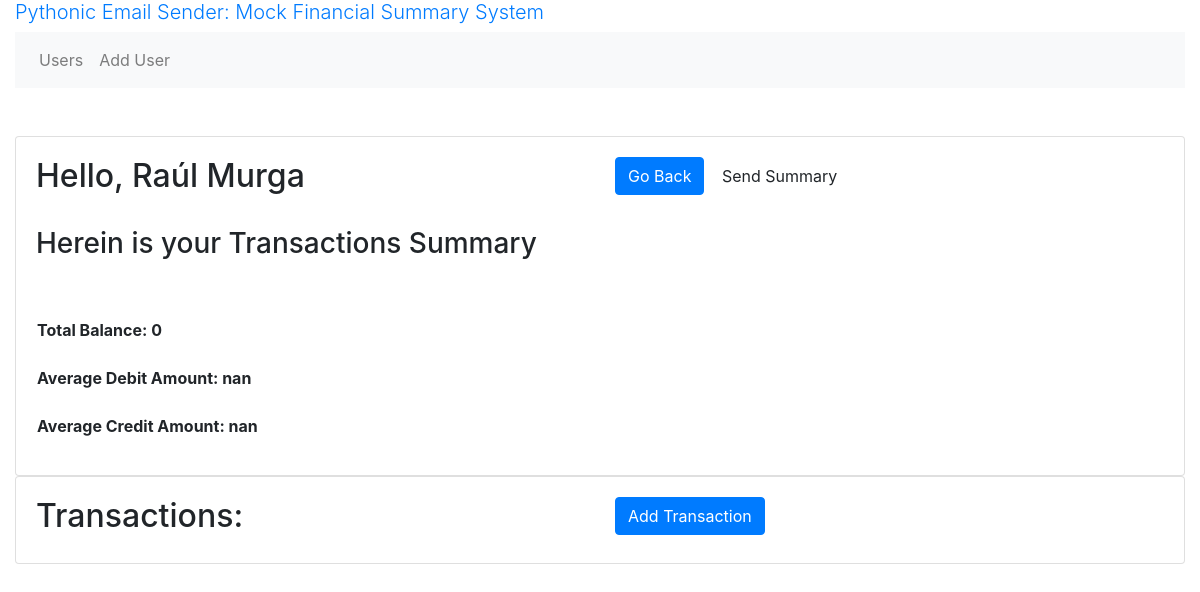
Before: /transactions_user/1 with the older database file.
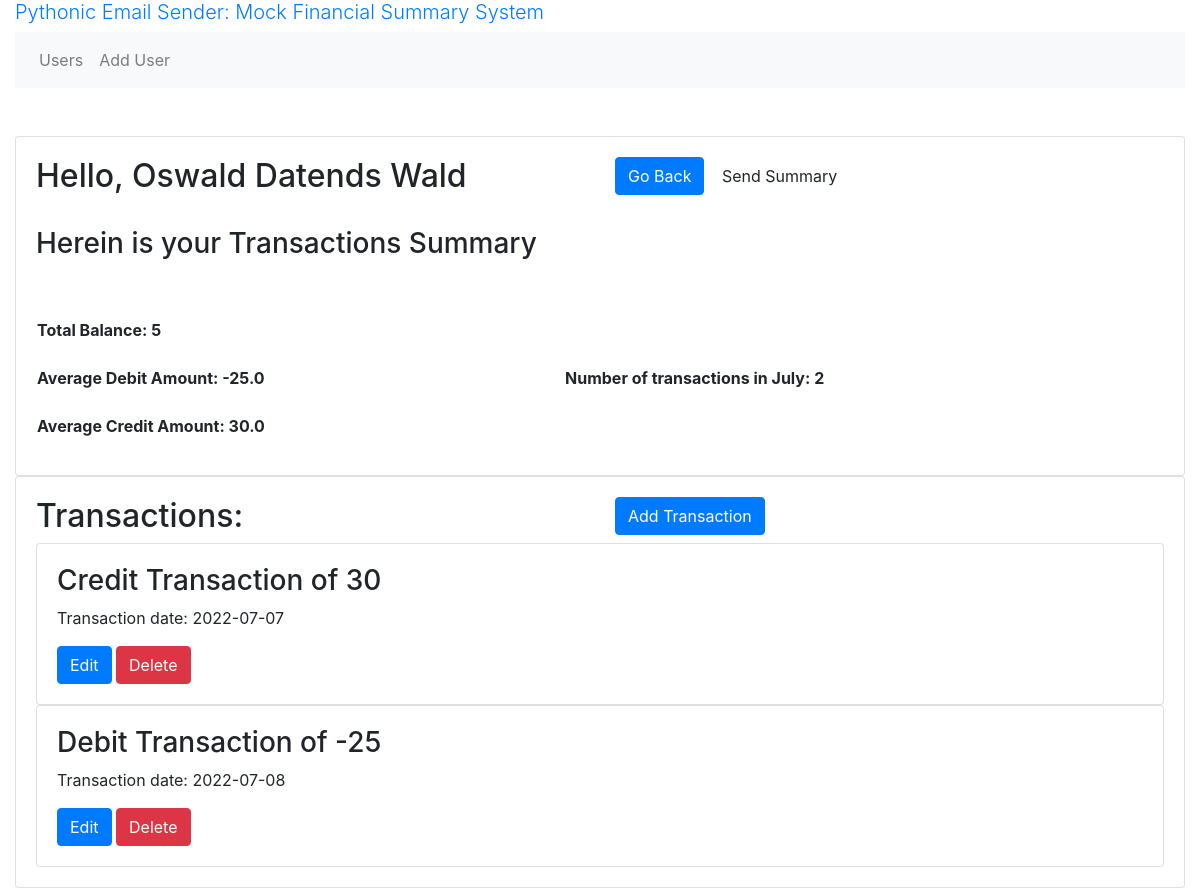
After: the same page with the newer database file.
### models.py (models this page shows, shortened)
class User(db.Model):
    __tablename__ = 'user'
    id = db.Column(db.Integer, primary_key=True)
    created_at = db.Column(db.Date, nullable = False, default=datetime.utcnow())
    name = db.Column(db.String(255), nullable = False)
    lastname = db.Column(db.String(255), nullable = False)
    email = db.Column(db.String(255), nullable = False)
    transactions = db.relationship('Transaction', back_populates='user', cascade="all,delete")# one2many

class Transaction(db.Model):
    __tablename__ = 'transaction'
    id = db.Column(db.Integer, primary_key=True)
    created_at = db.Column(db.Date, nullable = False, default=datetime.utcnow())
    transaction = db.Column(db.Integer)
    user_id = db.Column(db.Integer,  db.ForeignKey("user.id"))# many2one
    user = db.relationship("User", back_populates="transactions")

### routes.py (the view)
@app.route('/transactions_user/<int:user_id>', methods=['GET', 'POST'])
def transactions_user(user_id):
    engine = create_engine("sqlite:///esa.db")
    Session = sessionmaker(bind = engine)
    session = Session()
    query = session.query(Transaction.transaction,
                     Transaction.created_at, Transaction.id).filter_by(
        user_id = user_id).statement
    df = pd.read_sql_query(query, engine)
    session.close()
    trxns, total_balance, avg_credit, avg_debit, monthly_summary, _ = df2Summary(df)
    transactions = models.Transaction.query.filter_by(user_id = user_id).all()
    user = models.User.query.get(user_id)
    name = user.name
    lastname = user.lastname
    print(trxns)
    return render_template('transaction_user.html',
                           name = name,
                           user_id = user_id,
                           lastname = lastname,
                           total_balance = total_balance,
                           avg_credit = avg_credit,
                           avg_debit = avg_debit,
                           monthly_summary = monthly_summary,
                           df = trxns,
                           transactions = transactions)

### email_functions.py (called while the page is built)
def df2Summary(trxns):
    total_balance = trxns.transaction.sum() # sum of transactions
    trxns["DebitorCredit"] = trxns.transaction.map( lambda x: 'credit' if x > 0 else 'debit')
    avg_credit = trxns.loc[trxns.DebitorCredit == "credit", 'transaction'].mean()
    avg_debit = trxns.loc[trxns.DebitorCredit == "debit", 'transaction'].mean()
    trxns['c'] = pd.to_datetime(trxns.created_at, format = "%Y-%m-%d")
    trxns['month'] = trxns.c.dt.strftime("%B")
    trx_per_month = trxns.month.value_counts()
    monthly_summary_email = ""
    monthly_summary = []
    for month, count in zip(trx_per_month.index, trx_per_month):
        monthly_summary_email += f"<br>Number of transactions in {month}: {count}</br>\n"
        monthly_summary.append([month, count])
    return trxns, total_balance, avg_credit, avg_debit, monthly_summary, monthly_summary_email

### templates/transaction_user.html (shortened to what this page needs)
{% extends "base.html" %}
{% block main %}
<div class="card">
<div class="card-body">
    <body>
    <div class="row">
      <div class="col">
        <h2>
            Hello, {{ name }} {{ lastname }}
        </h2>
        <br>
            <h3>
                Herein is your Transactions Summary
            </h3>
        <br>
        </div>
        <div class="col">
            <a href="{{ url_for('users') }}" class="btn btn-primary">Go Back</a>
            <a onclick="window.location.href='{{ url_for( 'send_summary', user_id = user_id) }}';" class="btn btn-Secondary">Send Summary</a>
        </div>
    </div>
    <div>
    <table style="width:100%">
        <tr>
            <th>
                <p>
                    <br>Total Balance: {{ total_balance }}</br>
                    <br>Average Debit Amount: {{ avg_debit }}</br>
                    <br>Average Credit Amount: {{ avg_credit }}</br>
                </p>
            </th>
            <th>
                <p>
                    {% for month, count in monthly_summary %}
                        <br>Number of transactions in {{month}}: {{count}}</br>
                    {% endfor %}
                </p>
            </th>
        </tr>
    </table>
    </div>
    </body>
</div>
</div>
<div class="card">
<div class="card-body">
    <div class="row">
        <div class="col">
            <h2> Transactions: </h2>
        </div>
        <div class="col">
            <a href="{{ url_for('add_transaction', user_id = user_id) }}" class="btn btn-primary">Add Transaction</a>
        </div>
    </div>
    {% for transaction in transactions %}
        <div class="card">
          <div class="card-body">
            <h3>{{ df.loc[df['id'] == transaction.id, 'DebitorCredit'].values[0].capitalize() }} Transaction of {{ transaction.transaction }}</h3>
            <p>Transaction date:  {{ transaction.created_at }}</p>
            <a href="{{ url_for('edit_transaction', transaction_id=transaction.id) }}" class="btn btn-primary">Edit</a>
            <a href="{{ url_for('delete_transaction', transaction_id=transaction.id) }}" class="btn btn-danger">Delete</a>
          </div>
        </div>
        {% endfor %}
</div>
</div>
{% endblock %}

Changed rows visible on the page:
changed User: name "Raúl" → "Oswald"; lastname "Murga" → "Datends Wald"
added Transaction: loc "Credit"
added Transaction: loc "Debit"
Other visible differences:
{{ total_balance }}: "0" → "5"
{{ avg_debit }}: "nan" → "-25.0"
{{ avg_credit }}: "nan" → "30.0"
new list line: "Number of transactions in July : 2"
